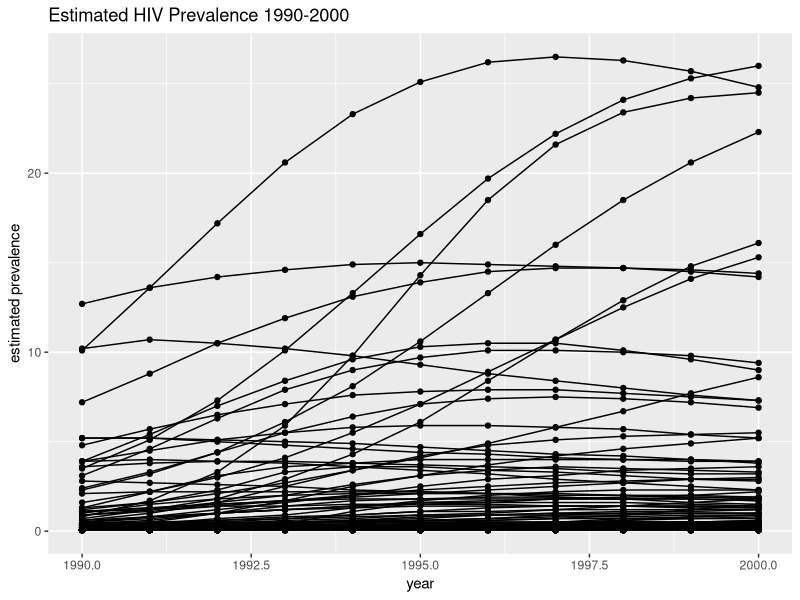
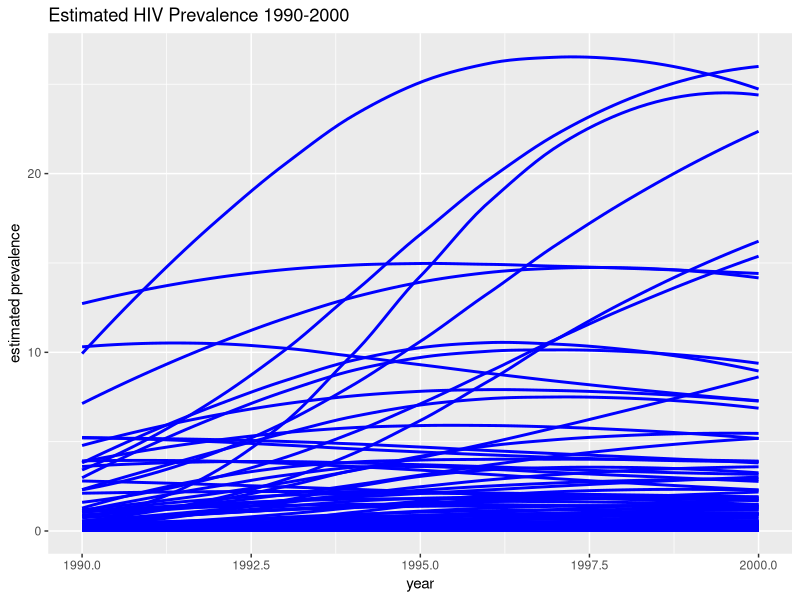
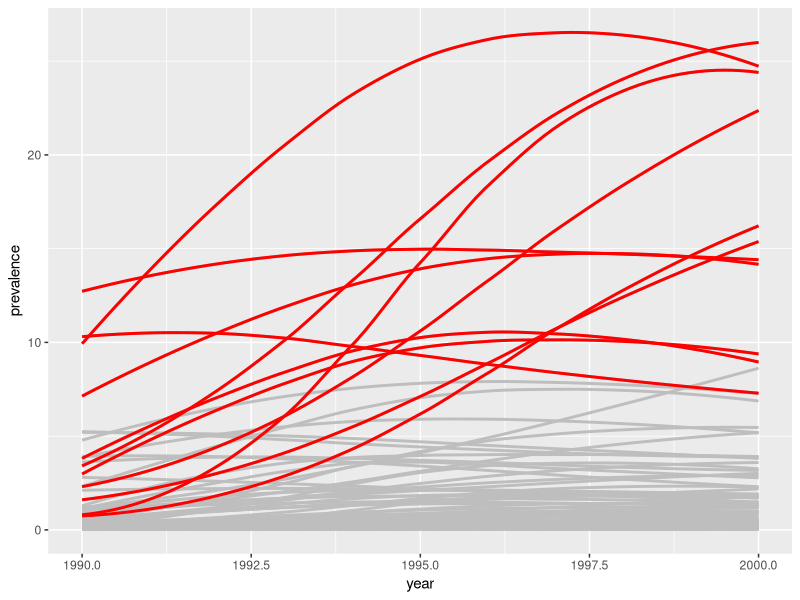

The R source for these figures, in order:

library(tidyverse)
hiv = read.csv("HIVprev.csv", stringsAsFactors = TRUE)
hiv = select(hiv, Country, year, prevalence)
head(hiv)
tail(hiv)
summary(hiv)
view(hiv)

#Exercise #1
# Connect line between points
ggplot(data = hiv, mapping = aes(x = year,y = prevalence, group_by = Country)) +
  geom_line() + geom_point() +labs(title = "Estimated HIV Prevalence 1990-2000", y = "estimated prevalence")

#Exercise #2
# Show as curves instead
ggplot(data = hiv, mapping = aes(x = year,y = prevalence, group_by = Country)) +
  geom_smooth(color = "blue", se = FALSE) + labs(title = "Estimated HIV Prevalence 1990-2000", y = "estimated prevalence")

#Exercise #3
cc <- c("Botswana","Central African Republic","Congo","Kenya","Lesotho","Malawi",
        "Namibia","South Africa","Swaziland","Uganda","Zambia","Zimbabwe")
hihiv <- filter(hiv,Country %in% cc)
ggplot(data = hiv, mapping = aes(y = prevalence, x = year, group_by = Country)) + 
  geom_smooth(color = "grey", se = FALSE, alpha = 0.3) +
  geom_smooth(data = hihiv, color = "red", se = FALSE, alpha = 0.3)

